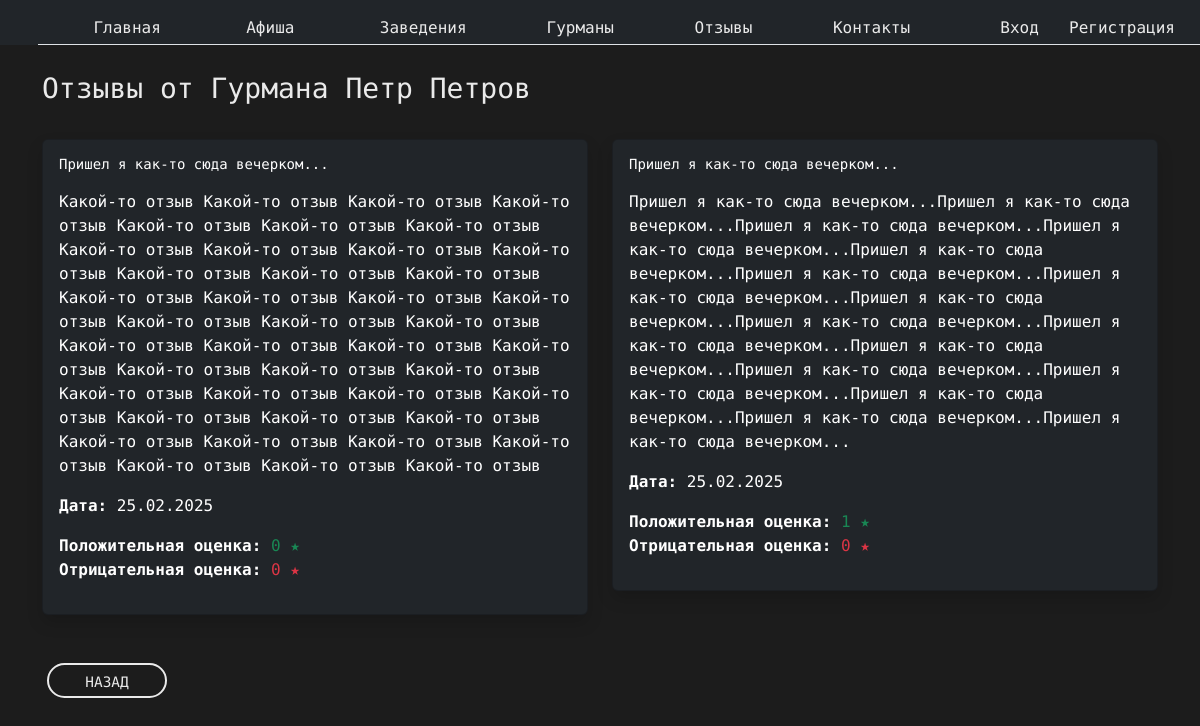
Page /gourmands/6/reviews/ on the earlier database version.
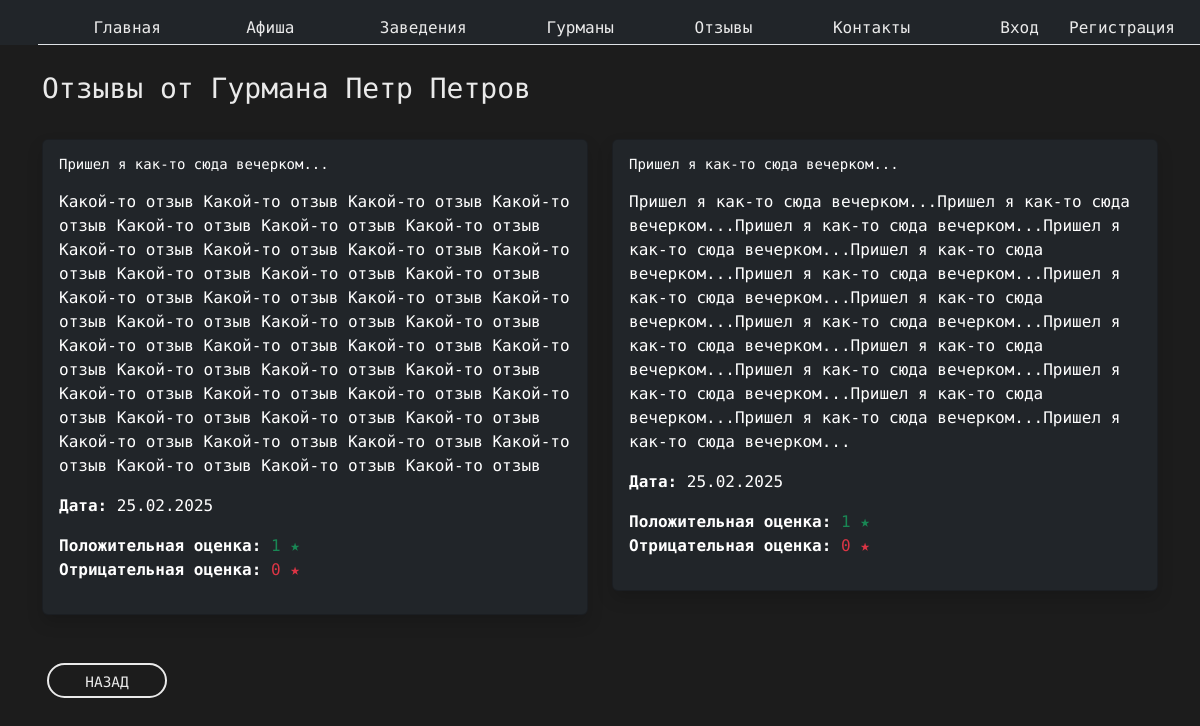
Same page on the later database version.
### landing/models.py (models this page shows, shortened)
class User(AbstractBaseUser, PermissionsMixin):
    ROLE_CHOICES = (
        ("gourmand", "Гурман"),
        ("owner", "Владелец заведения"),
    )
    email = models.EmailField(unique=True)
    first_name = models.CharField(max_length=30, blank=True)
    last_name = models.CharField(max_length=30, blank=True)
    role = models.CharField(max_length=10, choices=ROLE_CHOICES, default="gourmand")
    is_active = models.BooleanField(default=True)
    is_staff = models.BooleanField(default=False)
    objects = UserManager()
    USERNAME_FIELD = "email"
    REQUIRED_FIELDS = ["first_name", "last_name"]

class Review(models.Model):
  name = models.CharField(max_length=50)
  review_date = models.DateTimeField(auto_now_add=True)
  description = models.TextField()
  gourmand_rating = models.DecimalField(max_digits=10, decimal_places=0, null=True, blank=True, default=None)
  positive_rating = models.IntegerField(default=0)  # Количество позитивных голосов
  negative_rating = models.IntegerField(default=0)  # Количество негативных голосов
  gourmand = models.ForeignKey('User', on_delete=models.DO_NOTHING, related_name='reviews')
  place = models.ForeignKey('Place', on_delete=models.DO_NOTHING)

### landing/views.py (the view)
# urls.py: path('gourmands/<int:user_id>/reviews/', views.gourmand_reviews, name='gourmand_reviews'),
def gourmand_reviews(request, user_id):
    gourmand_obj = get_object_or_404(User, pk=user_id)
    reviews = Review.objects.filter(gourmand=gourmand_obj)
    return render(request, 'gourmands/gourmand_reviews.html', {'gourmand': gourmand_obj, 'reviews': reviews})

### templates/gourmands/gourmand_reviews.html (shortened to what this page needs)
{% extends 'landing/base.html' %}
{% load static %}
{% block content %}
<div class="container my-5">
  <h1 class="mb-4 pt-4 custom-text-color">Отзывы от Гурмана {{ gourmand.first_name }} {{ gourmand.last_name }}</h1>
  {% if reviews %}
    <div class="row">
      {% for review in reviews %}
        <div class="col-md-6 mb-4">
          <div class="card bg-dark text-white shadow">
            <div class="card-body">
              <h5 class="card-title">{{ review.name }}</h5>
              <p class="card-text">{{ review.description }}</p>
              <p><strong>Дата:</strong> {{ review.review_date|date:"d.m.Y" }}</p>
              <p>
                <strong>Положительная оценка:</strong> <span class="text-success">{{ review.positive_rating }} ★</span><br>
                <strong>Отрицательная оценка:</strong> <span class="text-danger">{{ review.negative_rating }} ★</span>
              </p>
            </div>
          </div>
        </div>
      {% endfor %}
    </div>
  {% else %}
    <div class="alert alert-info" role="alert">
      Пока нет отзывов от {{ gourmand.first_name }}. Ждите, пока напишет первый отзыв
    </div>
  {% endif %}
  <div class="mt-4 button_user">
    <a href="{% url 'gourmand' gourmand.id %}" class="custom-button">Назад</a>
  </div>
</div>
{% endblock %}

### templates/landing/base.html (shortened to what this page needs)
{% load static %}
<!DOCTYPE html>
<html lang="ru">
<head>
    <link href="https://cdn.jsdelivr.net/npm/bootstrap@5.3.3/dist/css/bootstrap.min.css" rel="stylesheet">
    <link rel="stylesheet" href="{% static 'css/style.css' %}">
</head>
<body class="main-layout">
{% include 'includes/header.html' %}
{% block content %}
{% endblock %}
</body>
</html>

### templates/includes/header.html (shortened to what this page needs)
{% load static %}
{% url 'events' as events_url %}
{% url 'places' as places_url %}
{% url 'index' as index_url %}
{% url 'reviews' as reviews_url %}
{% url 'gourmands' as gourmands_url %}
{% url 'contacts' as contacts_url %}
<nav class="navbar navbar-expand-xl bg_dark fixed-top pb-0">
    <div class="container-fluid px-3">
            <a class="navbar-brand custom-text-color pb-0" href="{% url 'index' %}">Проект Гурман</a>
              <div class="collapse navbar-collapse right_header_info fixed-top bg-dark" id="navbarNav">
                <ul class="navbar-nav ms-auto nav nav-tabs nav nav-link contact-info">
                  <li class="nav-item button_user">
                    <a class="button nav-link  {% if request.path == index_url %}active{% endif %}" href="{% url 'index' %}">Главная</a>
                  </li>
                  <li class="nav-item button_user">
                    <a class="button nav-link {% if request.path == events_url %}active{% endif %}" href="{% url 'events' %}">Афиша</a>
                  </li>
                  <li class="nav-item button_user">
                    <a class="button nav-link {% if request.path == places_url %}active{% endif %}" href="{% url 'places' %}">Заведения</a>
                  </li>
                  <li class="nav-item button_user">
                    <a class="button nav-link {% if request.path == gourmands_url %}active{% endif %}" href="{% url 'gourmands' %}">Гурманы</a>
                  </li>
                  <li class="nav-item button_user">
                    <a class="button nav-link {% if request.path == reviews_url %}active{% endif %}" href="{% url 'reviews' %}">Отзывы</a>
                  </li>
                  <li class="nav-item button_user">
                    <a class="button nav-link {% if request.path == contacts_url %}active{% endif %}" href="{% url 'contacts' %}">Контакты</a>
                  </li>
                  {% if request.user.is_authenticated %}
                    <li class="nav-item button_user">
                      <a class="button nav-link active" href="{% url 'profile' %}">{{ request.user.first_name }} {{ request.user.last_name }}</a>
                      <a class="button nav-link" href="{% url 'signout' %}">Выход</a>
                    </li>
                  {% else %}
                    <li class="button_user">
                      <a class="button nav-link" href="{% url 'signin' %}" >Вход</a>
                      <a class="button nav-link" href="{% url 'signup' %}" >Регистрация</a>
                    </li>
                  {% endif %}
                </ul>
              </div>
              </div>
</nav>

### landing/static/css/style.css (style rules this page uses)
body { background-color: #1c1c1c; color: white; font-family: 'LXGW WenKai Mono TC', 'Arial', sans-serif; }
a { color: #1f1f1f; text-decoration: none !important; outline: none !important; transition: all 0.3s ease-in-out; }
h1, h2, h3, h4, h5, h6 { letter-spacing: 0; font-weight: normal; position: relative; padding: 0 0 10px 0; line-height: normal; color: #111111; margin: 0; }
h1 { font-size: 28px; }
h5 { font-size: 14px; }
.contact-info { display: flex; align-items: center; justify-content: center; }
.contact-info li { display: flex; align-items: center; margin-right: 15px; }
.button_user a { float: left; min-width: 75px; height: 35px; text-align: center; line-height: 35px; position: relative; padding: 0 15px; margin: 0 2px; }
.right_header_info { padding-top: 10px; width: 100%; }
.right_header_info ul { list-style: none; padding: 0; margin: 0; }
.right_header_info ul li { display: inline; font-size: 16px; margin-left: 45px; color: #eaeaea; font-weight: 400; }
.right_header_info ul li a { color: #eaeaea; font-weight: 300; }
.button_user .custom-button { display: inline-block; min-width: 120px; height: 35px; line-height: 35px; text-align: center; padding: 0 20px; margin: 0 5px; color: #eaeaea; border: 2px solid #eaeaea; border-radius: 25px; transition: all 0.3s ease; text-transform: uppercase; font-size: 0.9rem; }
.custom-text-color { color: #eaeaea; }
.nav-link { border-top: none!important; border-left: none!important; border-right: none!important; }
.bg_dark { color: #eaeaea; background: #111111; }

Differences in the rows shown:
changed Review (number 1 of 2 on the later page): positive_rating "0" → "1"
